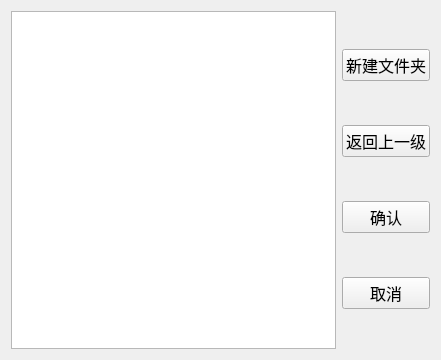
<?xml version="1.0" encoding="UTF-8"?>
<ui version="4.0">
 <class>MoveFile</class>
 <widget class="QWidget" name="MoveFile">
  <property name="geometry">
   <rect>
    <x>0</x>
    <y>0</y>
    <width>441</width>
    <height>360</height>
   </rect>
  </property>
  <property name="windowTitle">
   <string>Form</string>
  </property>
  <layout class="QGridLayout" name="gridLayout">
   <item row="0" column="0">
    <layout class="QHBoxLayout" name="horizontalLayout">
     <item>
      <widget class="QListWidget" name="moveFile_LW"/>
     </item>
     <item>
      <layout class="QVBoxLayout" name="verticalLayout">
       <item>
        <widget class="QPushButton" name="mkdir_PB">
         <property name="font">
          <font>
           <family>Agency FB</family>
           <pointsize>12</pointsize>
          </font>
         </property>
         <property name="text">
          <string>新建文件夹</string>
         </property>
        </widget>
       </item>
       <item>
        <widget class="QPushButton" name="return_PB">
         <property name="font">
          <font>
           <family>Agency FB</family>
           <pointsize>12</pointsize>
          </font>
         </property>
         <property name="text">
          <string>返回上一级</string>
         </property>
        </widget>
       </item>
       <item>
        <widget class="QPushButton" name="confirm_PB">
         <property name="font">
          <font>
           <family>Agency FB</family>
           <pointsize>12</pointsize>
          </font>
         </property>
         <property name="text">
          <string>确认</string>
         </property>
        </widget>
       </item>
       <item>
        <widget class="QPushButton" name="cancel_PB">
         <property name="font">
          <font>
           <family>Agency FB</family>
           <pointsize>12</pointsize>
          </font>
         </property>
         <property name="text">
          <string>取消</string>
         </property>
        </widget>
       </item>
      </layout>
     </item>
    </layout>
   </item>
  </layout>
 </widget>
 <resources/>
 <connections/>
</ui>
